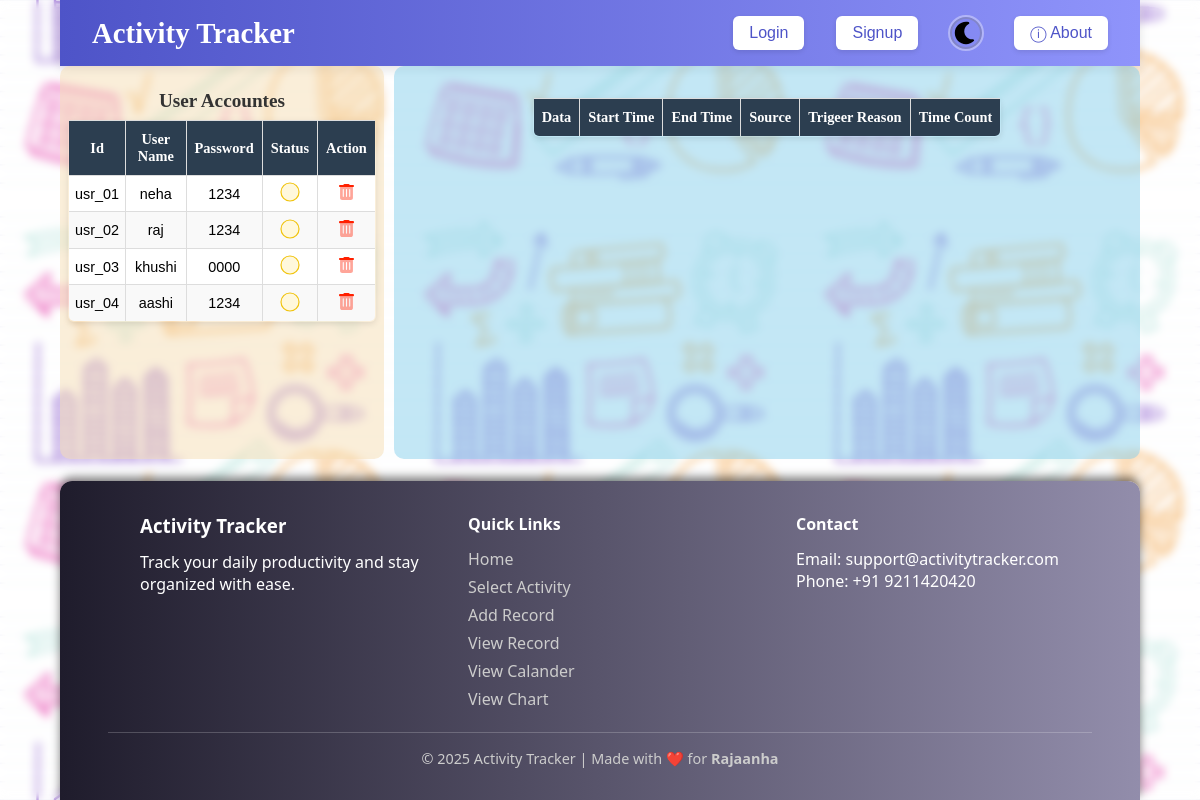
The app's page /usr_acc_man/, older data.
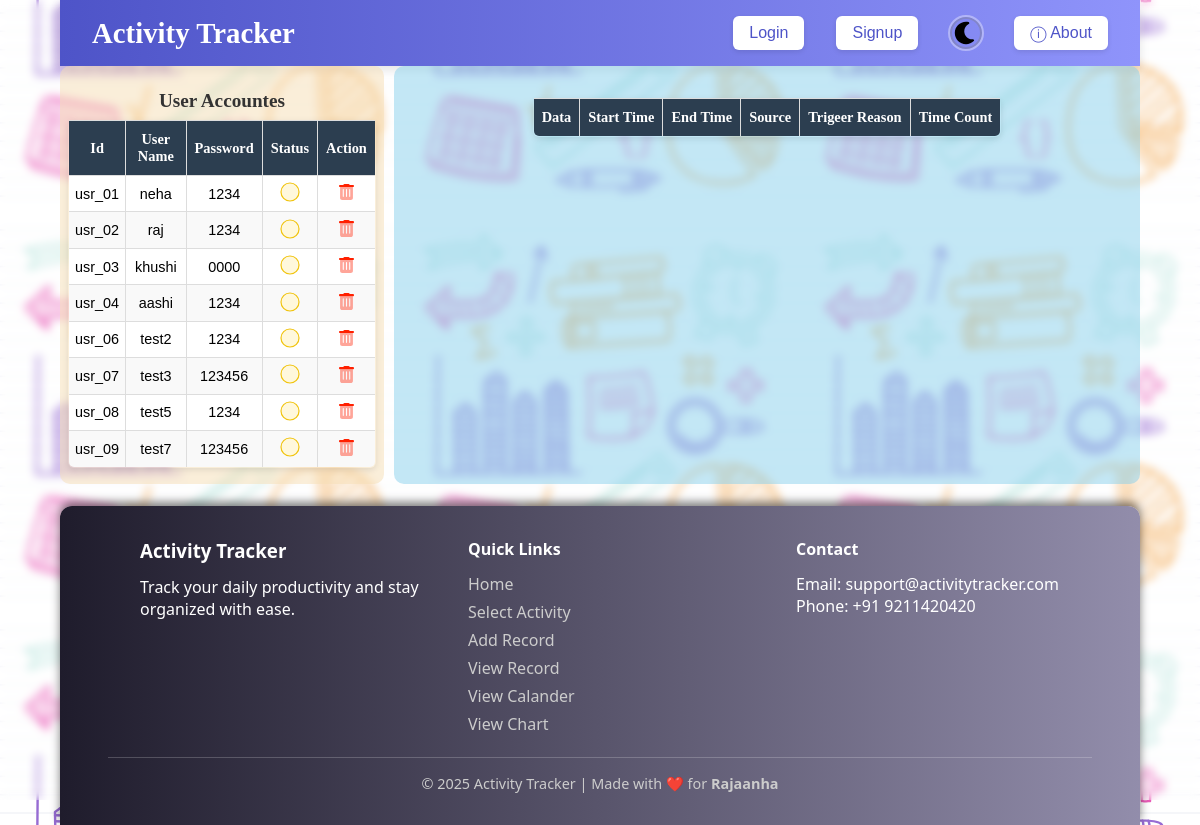
The same page, newer data.
### main/models.py (models this page shows, shortened)
class Users(models.Model):
    usr_id =  models.CharField(max_length=10, unique = True, null=False, editable= False)
    user_name = models.CharField( max_length=10 , unique=True, null=False)
    pwd = models.CharField( max_length=4 , null=False)

### main/views.py (the view)
# urls.py: path('usr_acc_man/',  views.userAccountManage, name='userAccountManage'),
def userAccountManage(request, user_id=None, del_user_id=None):
    print(user_id, del_user_id)
    if del_user_id:
        user = get_object_or_404(Users, usr_id = del_user_id)
        userAccData = list(Users.objects.all().values('usr_id','user_name', 'pwd' ))
        return JsonResponse({'userAccData':userAccData, 'messages':{'tag':"sussess", 'msg':f"{del_user_id} data Sussefuy Deleted..."}}, safe=False)
    if user_id:
        userData = list(Record.objects.filter(usr_id__usr_id=user_id).values( 'usr_id','date', 'start_time', 'end_time', 'source', 'trigger_reason', 'timesCount'))
        return JsonResponse(userData, safe=False);
    else:
        userAccounts = Users.objects.all()
        return render(request, 'userAccountManage.html', {'userAcounts': userAccounts})

### main/templates/userAccountManage.html (shortened to what this page needs)
{% extends 'base.html' %}
{% load static %}
{% block stylesheet %}
<link rel="stylesheet" href="{% static 'css/userAccountManage.css' %}">
{% endblock stylesheet %}
{% block content %}
<main>
    <div class="leftDiv">
        <table id="userAccountTable">
            <caption>User Accountes</caption>
            <thead>
                <tr>
                    <th>id</th>
                    <th>User name</th>
                    <th>Password</th>
                    <th>status</th>
                    <th>Action</th>
                </tr>
            </thead>
            <tbody>
                {% for data in userAcounts %}
                <tr data-id="{{ data.usr_id }}">
                    <td >{{ data.usr_id }}</td>
                    <td>{{ data.user_name }}</td>
                    <td>{{ data.pwd }}</td>
                    <td><input type="checkbox" name="active" id="active" value="True"></td>
                    <td>
                        <button class="deleteBtn">
                            <img src="{% static 'img/trash-can.svg' %}"  alt="Delete" title="delete record" style="width:.9rem;">
                        </button>
                    </td>
                </tr>
                {% endfor %}
            </tbody>
        </table>
    </div>
    <div class="rightDiv">
        <table id="userDataTable">
            <caption></caption>
            <thead>
                <tr>
                    <th>Data</th>
                    <th>Start Time</th>
                    <th>End Time</th>
                    <th>Source</th>
                    <th>Trigeer Reason</th>
                    <th>Time Count</th>
                </tr>
            </thead>
        </table>
    </div>
</main>
{% endblock content %}

### main/templates/base.html (shortened to what this page needs)
{% load static %}
<!DOCTYPE html>
<html lang="en">
<head>
    <link rel="stylesheet" href="{% static 'css/style.css' %}">
    <link rel="stylesheet" href="{% static 'css/header.css' %}">
    <link rel="stylesheet" href="{% static 'css/footer.css' %}">
    {% block stylesheet %}{% endblock stylesheet %}
</head>
<body>
    <div class="blur_bg"></div>
    {% include 'header.html' %}
    {% block content%}
    {% endblock content %}
    {% include 'footer.html' %}
</body>
</html>

### main/templates/header.html (shortened to what this page needs)
{% load static %}
<header>
    <div class="title_area">
        <h1>Activity Tracker</h1>
    </div>
    <div class="button_area">
    {% if userName %}
        <div class="loing_profile">
            <img src="{% static 'img/circle-user-solid-full.svg' %}" alt="icon">
            <div id="username">{{ userName }}</div>
        </div>
        <a href="{% url 'logout' %}"><button type="button">Logout</button></a>
    {% else%}
        <a href="{%url 'login' %}"><button type="button">Login</button></a>
        <a href="{%url 'signup' %}"><button type="button">Signup</button></a>
    {% endif %}
    <div id="theameBtn"></div>
    <a href="{% url 'about' %}"><button type="button">&#9432; About</button></a>
    </div>
</header>

### main/templates/footer.html
<footer>
  <div class="footer-content">
    <div class="footer-section about">
      <h3>Activity Tracker</h3>
      <p>Track your daily productivity and stay organized with ease.</p>
    </div>
    <div class="footer-section links">
      <h4>Quick Links</h4>
      {% include 'navLink.html' %}
    </div>
    <div class="footer-section contact">
      <h4>Contact</h4>
      <p>Email: support@activitytracker.com</p>
      <p>Phone: +91 9211420420</p>
    </div>
  </div>
  <div class="footer-bottom">
    <p>&copy; 2025 Activity Tracker | Made with ❤️ for <strong>Rajaanha</strong></p>
  </div>
</footer>

### main/templates/navLink.html
<ul>
    <li><a href="/">Home</a></li>
    <li><a href="{% url 'selectActivity' %}">select Activity</a></li>
    <li><a href="{% url 'addRecord' %}">Add record</a></li>
    <li><a href="{% url 'viewRecord' %}">view Record</a></li>
    <li><a href="{% url 'yearly_calendar' %}">View Calander</a></li>
    <li><a href="{% url 'charts' %}">View Chart</a></li>
</ul>

### main/static/css/style.css (style rules this page uses)
body, html { width: 100%; height:100%; }
* { padding:0; margin:0; box-sizing: border-box; }
body { display: flex; flex-direction: column; background-color: var(--bs-light); background-image: url("../img/background.svg"); background-repeat: repeat; background-position: center center; background-size: 400px; background-attachment: fixed; position: relative; }
body .blur_bg { width:100vw; min-height: 100vh; top:0; left:0; position: fixed; backdrop-filter: blur(5px); z-index: -1; overflow: hidden; }
main { position:relative; z-index: 1; }
body header { align-self: flex-start; }
body main { flex: 1; }
body footer { align-self:flex-end; }

### main/static/css/header.css (style rules this page uses)
header { width:90%; margin: 0px auto; background: linear-gradient(to right, #4e54c8, #8f94fb); color: white; padding: 1rem 2rem; box-shadow: 0 4px 10px rgba(0,0,0,0.1); }
header .title_area h1 { font-size: 1.8rem; font-weight: bold; }
.button_area button { padding: 8px 16px; font-size: 1rem; background-color: white; color: #4e54c8; border: none; border-radius: 6px; cursor: pointer; transition: 0.3s ease; box-shadow: 0 2px 5px rgba(0,0,0,0.1); }
header #theameBtn { width: 2rem; height: 2rem; border: 2px solid rgba(126, 126, 126, 0.37); outline: 2px solid rgba(255, 255, 255, 0.37); border-radius: 50%; }
header { display: flex; align-items: center; justify-content: space-between; flex-wrap: wrap; gap: 1rem; }
header .button_area { display: flex; align-items: center; gap:2rem; }

### main/static/css/footer.css (style rules this page uses)
footer { margin: 0 auto; width:90%; background: linear-gradient(to right, #1f1c2c, #928dab); color: hsl(0, 0%, 100%); padding: 2rem 3rem; font-family: "Segoe UI", sans-serif; border-top-left-radius: 12px; border-top-right-radius: 12px; margin-top: 1.4rem; box-shadow: 0 -4px 10px rgba(0, 0, 0, 0.5); }
.footer-section h3, .footer-section h4 { margin-bottom: 0.8rem; color: hsl(0, 0%, 100%); }
.footer-section ul { list-style: none; padding: 0; text-transform: capitalize; }
.footer-section ul li { margin-bottom: 6px; }
.footer-section ul li a { color: hsl(0, 0%, 80%); text-decoration: none; transition: color 0.3s; }
.footer-bottom { text-align: center; margin-top: 1rem; border-top: 1px solid rgba(255,255,255,0.2); padding-top: 1rem; font-size: 0.9rem; color: hsl(0, 0%, 80%); }
.footer-content { display: flex; flex-direction: row; justify-content: space-between; flex-wrap: wrap; }
.footer-section { flex: 1; margin-left: 2rem; }

### main/static/css/userAccountManage.css (style rules this page uses)
main { width:90vw; margin: 0 auto; }
main > div { border-radius: 10px; }
main .leftDiv { background-color: rgba(245, 222, 179, 0.5); }
main .rightDiv { background-color: rgba(135, 207, 235, 0.5); }
table { max-width:95%; table-layout: fixed; margin: 1rem auto; border: 1px solid; border-collapse: collapse; text-align: center; vertical-align:middle; font-size: .9rem; box-shadow: 0 2px 6px rgba(0,0,0,0.1); border-radius: 6px; overflow: hidden; }
table caption { caption-side: top; font-weight: bold; font-size: 1.2rem; padding: 0.5rem; color: #333; }
tbody tr:nth-child(even) { background-color: #f9f9f9; }
tbody tr:nth-child(odd) { background-color: #fff; }
th { position: sticky; top:0; z-index: 1; font-family: 'Times New Roman', Times, serif; background: #2c3e50; color: #fff; text-transform: capitalize; padding: 10px 8px; word-wrap: break-word; overflow: hidden; text-overflow: ellipsis; }
td { font-family: Arial, sans-serif; padding: 8px 6px; }
td img { height: auto; }
td, th { border: 1px solid #ddd; }
table button { background-color: transparent; border: none; }
table input[type="checkbox"] { transform: scale(1.2); cursor: pointer; }
main { display: flex; flex-direction: row; gap:10px; }
main .leftDiv { flex: 0 0 30%; }
main .rightDiv { flex: 1 0 60%; }
input[type=checkbox] { appearance: none; -webkit-appearance: none; -moz-appearance: none; }
input[type=checkbox] { border: 1px solid #f1c40f; width:1rem; height: 1rem; border-radius: 50%; position: relative; cursor:pointer; background: #fff8dc; transition: all 0.3s ease; }

Row changes from the older to the newer data that the page shows:
added Users: usr_id "usr_06", user_name "test2", pwd "1234"
added Users: usr_id "usr_07", user_name "test3", pwd "123456"
added Users: usr_id "usr_08", user_name "test5", pwd "1234"
added Users: usr_id "usr_09", user_name "test7", pwd "123456"
